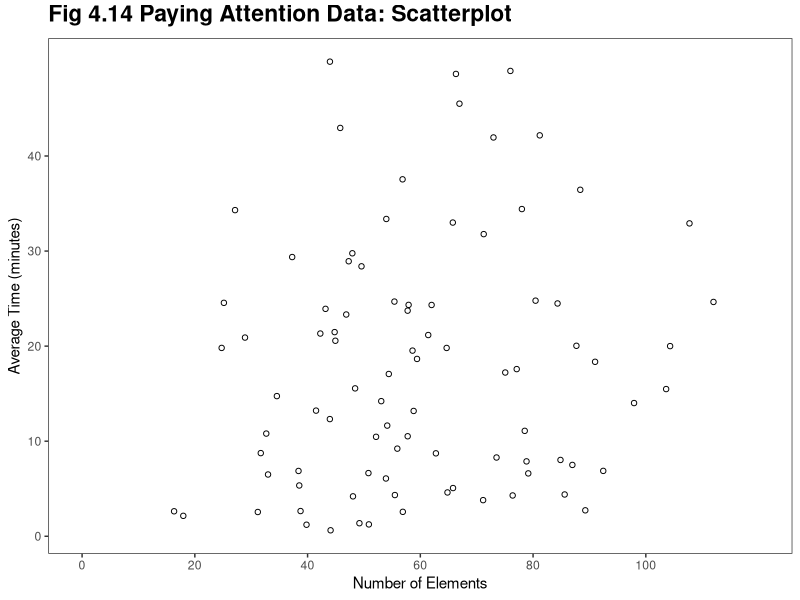
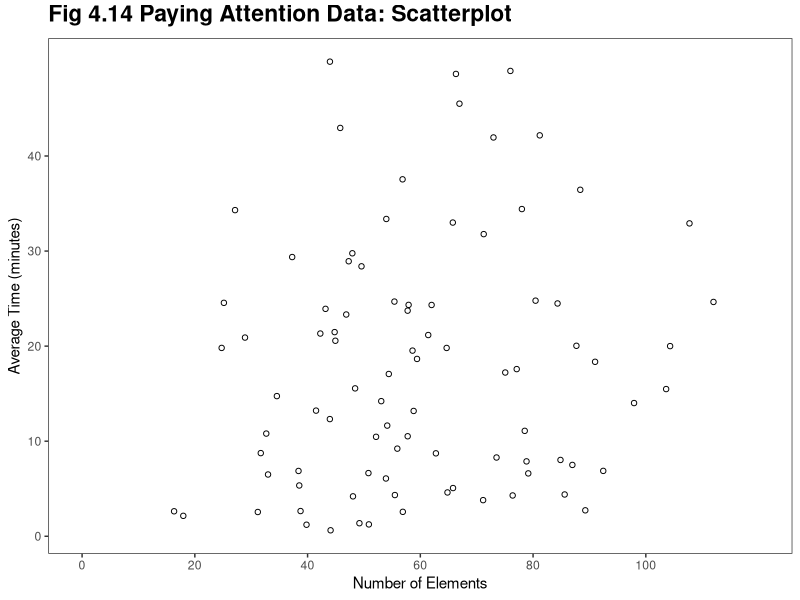

Here is the R script that generated these plots, in order:
library(ggplot2)

this_base <- "fig04-14_paying-attention-data-scatterplot"

set.seed(5)

my_data <- data.frame(x = rnorm(n = 150, mean = 60, sd = 20),
                      y = rnorm(n = 150, mean = 5, sd = 20))

my_data <- subset(my_data, y > 0 )

p <- ggplot(my_data, aes(x = x, y = y)) +
  geom_point(shape = 1) +
  scale_x_continuous(breaks = seq(0, 100, 20), limits = c(0, 120)) +
  scale_y_continuous(breaks = seq(0, 40, 10)) +
  labs(x = "Number of Elements", y = "Average Time (minutes)") + 
  ggtitle("Fig 4.14 Paying Attention Data: Scatterplot") +
  theme_bw() +
  theme(panel.grid.major = element_blank(),
        panel.grid.minor = element_blank(),
        plot.title = element_text(size = rel(1.5), face = "bold", vjust = 1.5))

p

ggsave(paste0(this_base, ".png"), p, width = 6, height = 5)

## note: my_data is simulated to resemble the original
